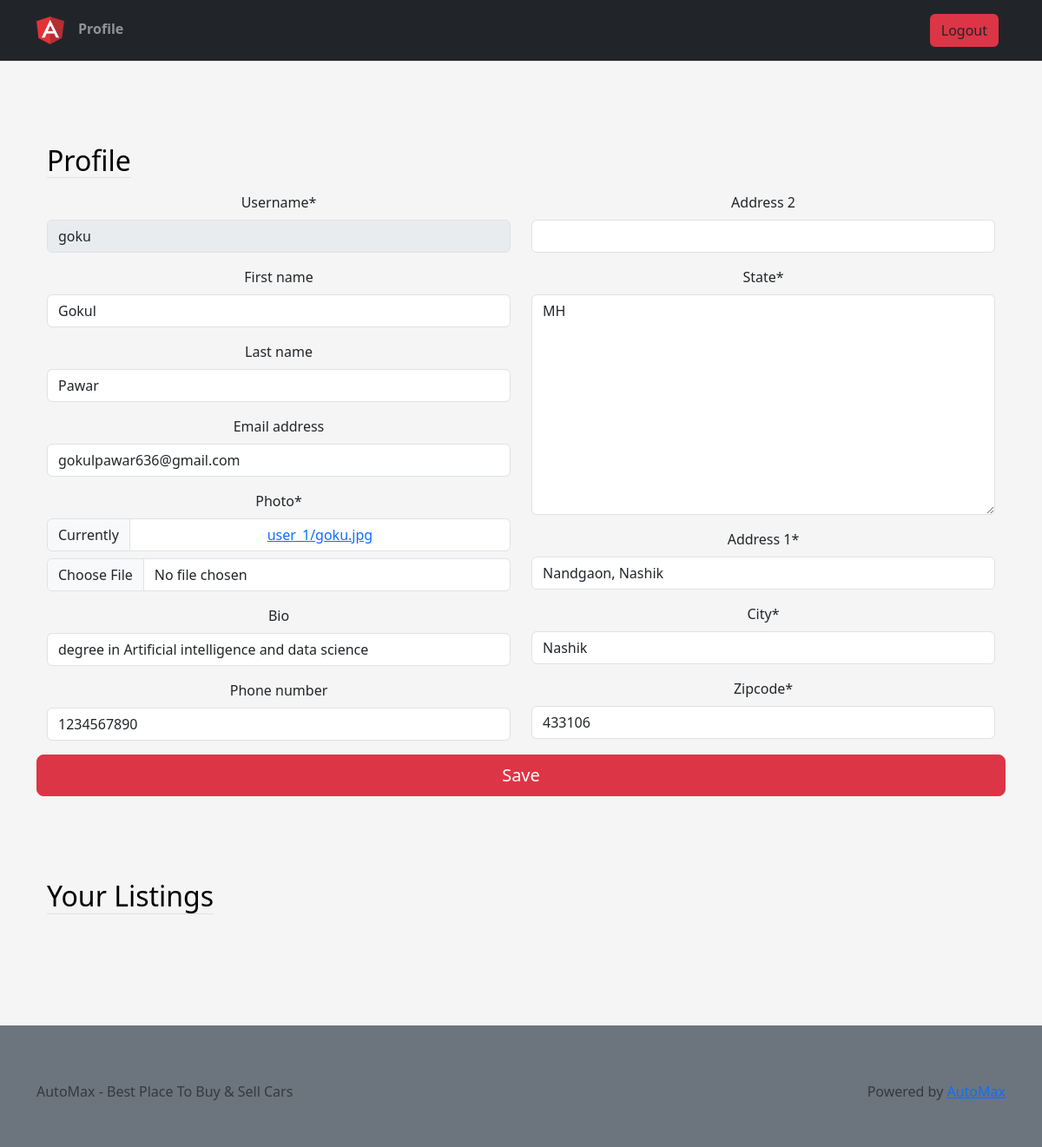
Before: /profile/ (signed in) with the older database file.
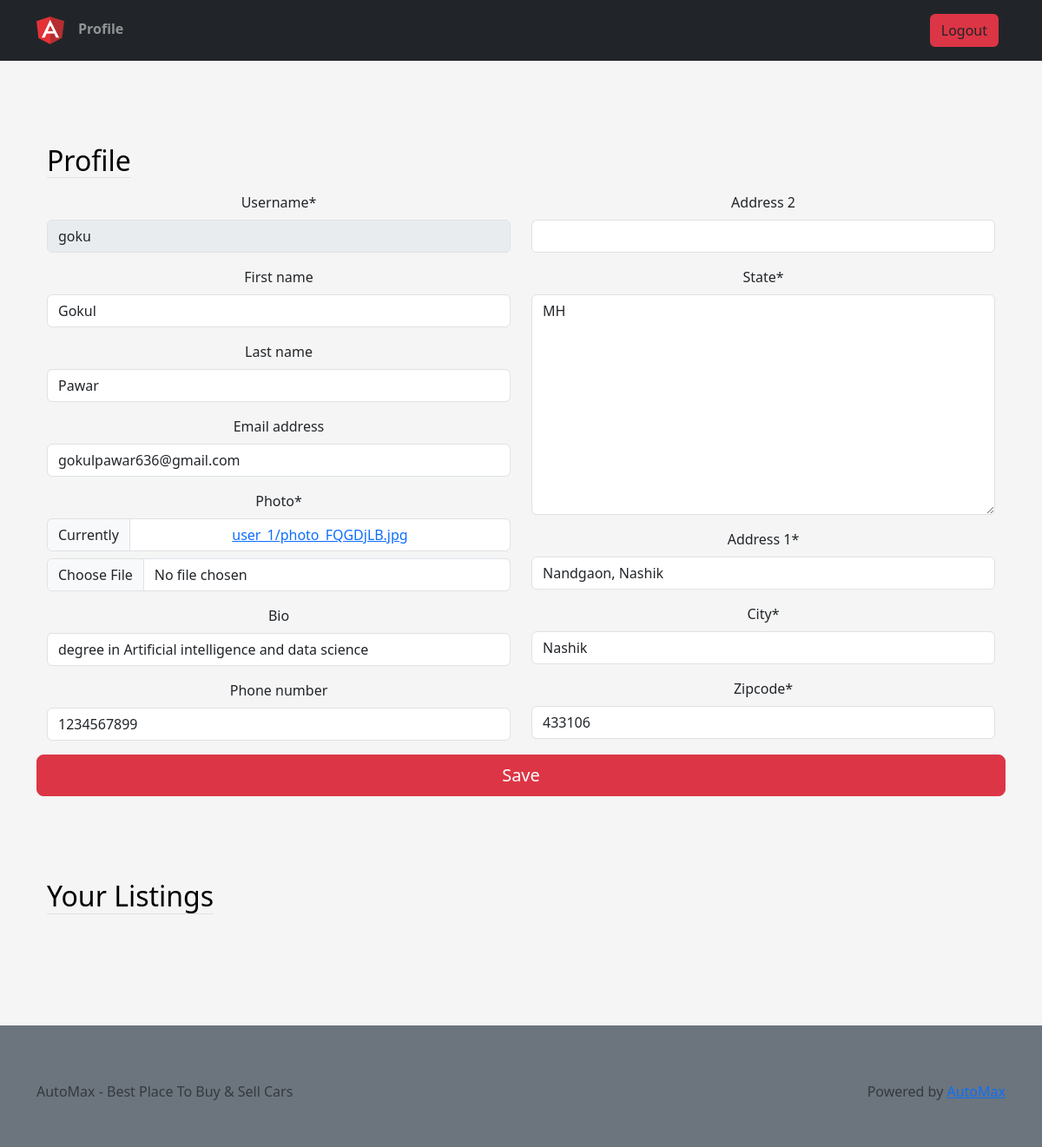
After: the same page with the newer database file.
### users/models.py (models this page shows, shortened)
class Profile(models.Model):
    user = models.OneToOneField(User, on_delete=models.CASCADE)
    photo = models.ImageField(upload_to=user_directory_path, null=True)
    bio = models.CharField(max_length=140, blank=True)
    phone_number = models.CharField(max_length=12, blank=True)
    location = models.OneToOneField(Location, on_delete=models.SET_NULL, null=True)

### users/views.py (the view, shortened to what this page needs)
# urls.py: path('profile/', ProfileView.as_view(), name='profile'),
@method_decorator(login_required, name='dispatch')
class ProfileView(View):
    def get(self, request):
        user_listings = Listing.objects.filter(seller=request.user.profile)
        user_liked_listings = LikedListing.objects.filter(
            profile=request.user.profile).all()
        user_form = UserForm(instance=request.user)
        profile_form = ProfileForm(instance=request.user.profile)
        location_form = LocationForm(instance=request.user.profile.location)
        return render(request, 'main/profile.html', {'user_form': user_form,
                                                      'profile_form': profile_form,
                                                      'location_form': location_form,
                                                      'user_listings': user_listings,
                                                      'user_liked_listings': user_liked_listings, })

### users/forms.py
class UserForm(forms.ModelForm):
    username = forms.CharField(disabled=True)
    class Meta:
        model = User
        fields = ('username', 'first_name', 'last_name', 'email')

class ProfileForm(forms.ModelForm):
    class Meta:
        model = Profile
        fields = ('photo', 'bio','phone_number')

### users/templates/main/profile.html (shortened to what this page needs)
{% extends 'base/base.html' %}
{% load static %}
{% load crispy_forms_tags %}
{% block 'body' %}
<div class="container-fluid text-center py-5">
    <div class="container px-4 py-5" id="hanging-icons">
        <div class="row g-4">
            <div class="col d-flex align-items-start">
                <div>
                    <h2 class="mb-3 border-bottom" style="color: black">Profile</h2>
                </div>
            </div>
        </div>
        <form action="" method="post" enctype="multipart/form-data">
            <div class="row">
                <div class="col-6">
                    {{ user_form|crispy }}
                    {{ profile_form|crispy }}
                </div>
                <div class="col-6">
                    {{ location_form|crispy }}
                </div>
                <br>
                <button class="btn btn-lg btn-danger" type="submit" value="Submit">Save</button>
            </div>
        </form>
    </div>
    <div class="container px-4">
        <div class="row g-4 py-5">
            <div class="col d-flex align-items-start">
                <div>
                    <h2 class="mb-3 border-bottom" style="color: black">Your Listings</h2>
                </div>
            </div>
        </div>
    </div>
</div>
{% endblock  %}

Changed rows visible on the page:
changed Profile "degree in Artificial intelligence and data science": phone_number "1234567890" → "1234567899"
Other visible differences:
text no longer shown: "Photo * Currently user_1/goku.jpg Bio Phone number"
text now shown: "Photo * Currently user_1/photo_FQGDjLB.jpg Bio Phone number"
